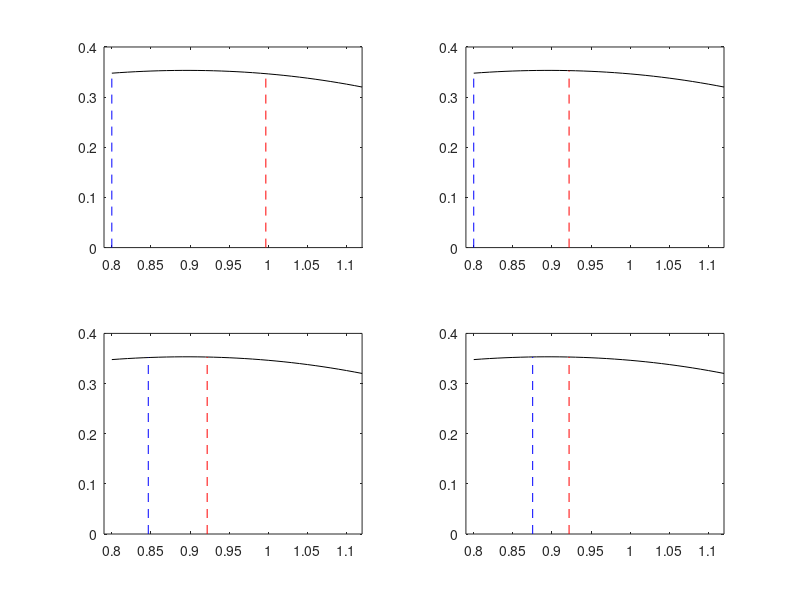

The MATLAB script that drew this image:
% 例程 2.6  斐波那契法
%  函数：y = (1.6*sin(x)) - x
%  由区间搜索法确定的初始区间
L = 0.16;
xh = 1.12;
xl = xh - (2*L);
%  在定位区间内绘制函数曲线
x = xl: 0.01: xh;
y = (1.6*sin(x)) - x;
D = 2*L;
F1 = 8;  F0 =5;  %  初始斐波那契数（可修改）
for n = 1:4  %  限定搜索迭代次数为4步
    F2 = F1 + F0;
    r = F0/F2;
    a = xl + (r*D);
    ya = (1.6*sin(a)) - a;
    b = xh - (r*D);
    yb = (1.6*sin(b)) - b;
    if yb < ya
        xh = b;  %  若右内点函数值更小，舍弃第三个子区间，更新上界
    else
        xl = a;  %  否则舍弃第一个子区间，更新下界
    end
    F0 = F1;
    F1 = F2;
    D = xh - xl;
    yl = (1.6*sin(xl)) - xl;
    yh = (1.6*sin(xh)) - xh;
    %  结果可视化展示
    figure(1)
    subplot(2, 2, n)
    plot(x, y, 'k');
    axis([0.79, 1.12, 0, 0.4]);
    hold on;
    plot([xl, xl], [0, yl], 'b--');
    plot([xh, xh], [0, yh], 'r--');
end
